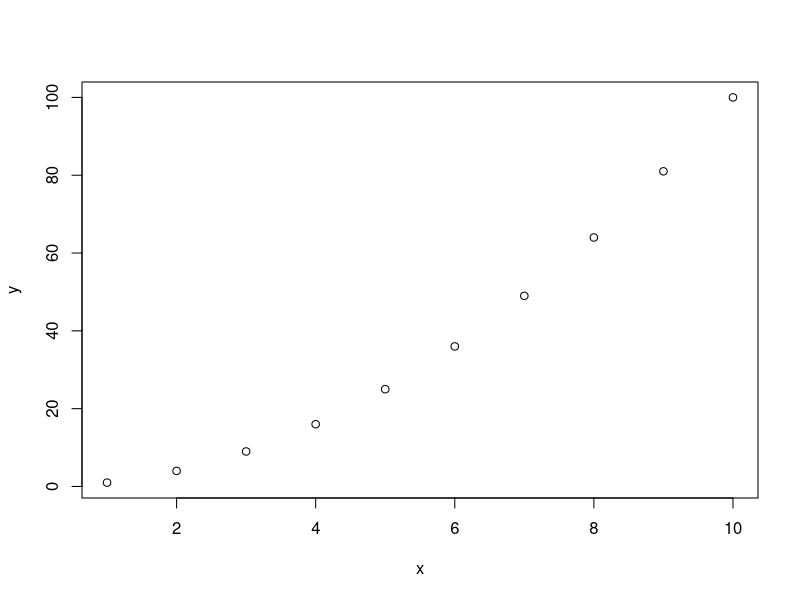
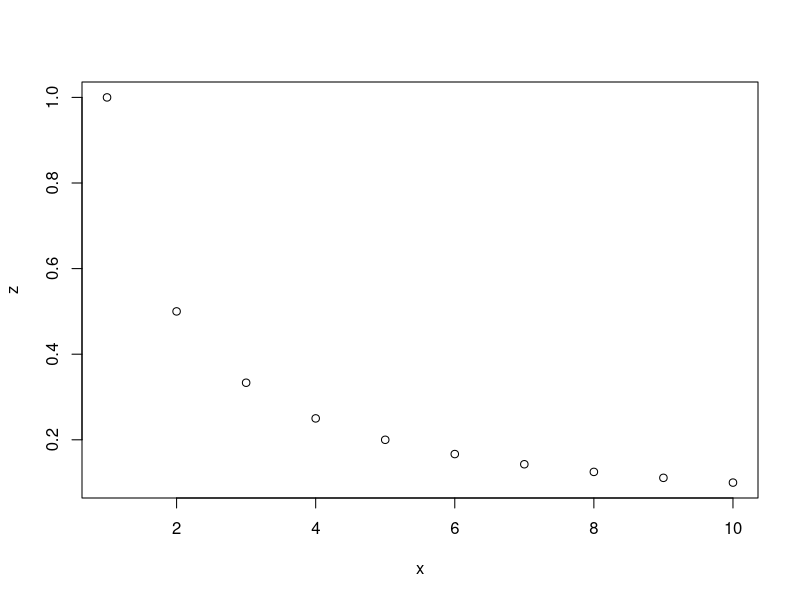

R code for these plots, in order:
# Clear the working memory
rm(list = ls())

my_table <- data.frame(
	x = seq(1:10),
	y = seq(1:10)*seq(1:10),
	z = 1/seq(1:10)
)

plot(y ~ x, data = my_table)
plot(z ~ x, data = my_table)